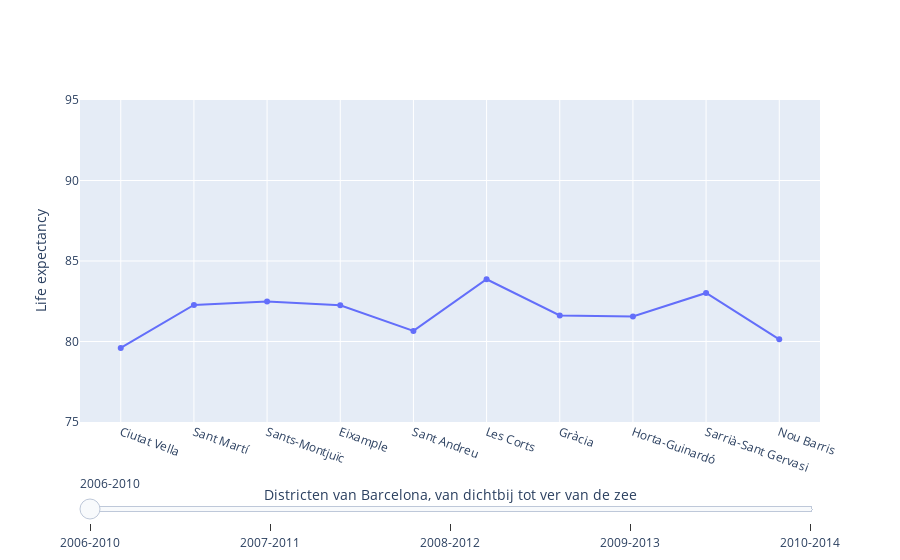

Notebook code for this chart:
### Code cell
#creeer figuur op basis van life expentecy
fig = go.Figure()

for step in mean_life.columns:
    fig.add_trace(
    go.Scatter(
            visible=False,
            x= mean_life.index,
            y= mean_life[step]))
    
fig.data[0].visible = True

steps = []
for i in range(len(fig.data)):
    step=dict(
        method= 'update',
        label = mean_life.columns[i],
        args=[{"visible": [False] * len(fig.data)},
              {"title": "Life expentancy of people in districts of Barcelona in " + mean_life.columns[i]}],  # layout attribute
    )
    step["args"][0]["visible"][i] = True  # Toggle i'th trace to "visible"
    steps.append(step)

sliders = [dict(
    pad={"t": 50},
    steps=steps
)]

fig.update_layout(
    sliders=sliders,
    yaxis_title = 'Life expectancy',
    yaxis = dict(range=[75, 95]),
    xaxis_tickangle=20,
    xaxis_title = 'Districten van Barcelona, van dichtbij tot ver van de zee'
)

#assen range moet nog hetzelfde blijven
fig.show()

### Figure 1 — Plotly figure (JSON) as saved in the notebook; plotly's stock layout.template omitted (floating-point values rounded to 4 significant figures)
{"data": [{"type": "scatter", "visible": true, "x": ["Ciutat Vella", "Sant Martí", "Sants-Montjuïc", "Eixample", "Sant Andreu", "Les Corts", "Gràcia", "Horta-Guinardó", "Sarrià-Sant Gervasi", "Nou Barris"], "y": [79.6, 82.27, 82.48, 82.25, 80.66, 83.87, 81.62, 81.56, 83.02, 80.14]}, {"type": "scatter", "visible": false, "x": ["Ciutat Vella", "Sant Martí", "Sants-Montjuïc", "Eixample", "Sant Andreu", "Les Corts", "Gràcia", "Horta-Guinardó", "Sarrià-Sant Gervasi", "Nou Barris"], "y": [76.67, 79.9, 79.78, 79.87, 78.19, 81.93, 79.4, 79.22, 80.98, 77.21]}, {"type": "scatter", "visible": false, "x": ["Ciutat Vella", "Sant Martí", "Sants-Montjuïc", "Eixample", "Sant Andreu", "Les Corts", "Gràcia", "Horta-Guinardó", "Sarrià-Sant Gervasi", "Nou Barris"], "y": [77.03, 80.12, 79.75, 80.15, 79.83, 82.27, 80, 79.71, 81.17, 77.34]}, {"type": "scatter", "visible": false, "x": ["Ciutat Vella", "Sant Martí", "Sants-Montjuïc", "Eixample", "Sant Andreu", "Les Corts", "Gràcia", "Horta-Guinardó", "Sarrià-Sant Gervasi", "Nou Barris"], "y": [78.27, 80.24, 82.18, 80.18, 80.96, 81.53, 80.1, 79.58, 79.52, 77.43]}, {"type": "scatter", "visible": false, "x": ["Ciutat Vella", "Sant Martí", "Sants-Montjuïc", "Eixample", "Sant Andreu", "Les Corts", "Gràcia", "Horta-Guinardó", "Sarrià-Sant Gervasi", "Nou Barris"], "y": [77.35, 81.04, 80.52, 80.73, 79.93, 83.17, 80.5, 80.26, 81.92, 78.21]}], "layout": {"sliders": [{"pad": {"t": 50}, "steps": [{"args": [{"visible": [true, false, false, false, false]}, {"title": "Life expentancy of people in districts of Barcelona in 2006-2010"}], "label": "2006-2010", "method": "update"}, {"args": [{"visible": [false, true, false, false, false]}, {"title": "Life expentancy of people in districts of Barcelona in 2007-2011"}], "label": "2007-2011", "method": "update"}, {"args": [{"visible": [false, false, true, false, false]}, {"title": "Life expentancy of people in districts of Barcelona in 2008-2012"}], "label": "2008-2012", "method": "update"}, {"args": [{"visible": [false, false, false, true, false]}, {"title": "Life expentancy of people in districts of Barcelona in 2009-2013"}], "label": "2009-2013", "method": "update"}, {"args": [{"visible": [false, false, false, false, true]}, {"title": "Life expentancy of people in districts of Barcelona in 2010-2014"}], "label": "2010-2014", "method": "update"}]}], "xaxis": {"tickangle": 20, "title": {"text": "Districten van Barcelona, van dichtbij tot ver van de zee"}}, "yaxis": {"range": [75, 95], "title": {"text": "Life expectancy"}}}}
